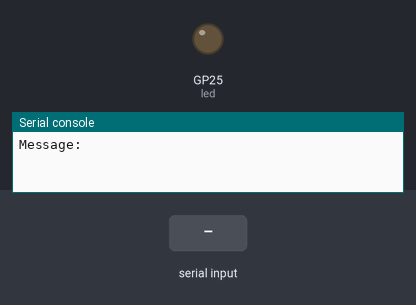
The program below on a simulated Raspberry Pi Pico running MicroPython. Shown: output pins drawn as LEDs (lit = HIGH), the last lines printed to the serial console. The test bench sets the inputs (shaded band).

Above: at 1.2 s.
1.3 s: "a" typed at the serial console, then Enter
At 2.1 s:
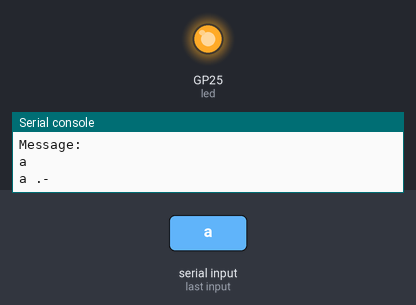
5.3 s: "b" typed at the serial console, then Enter
At 8.7 s:
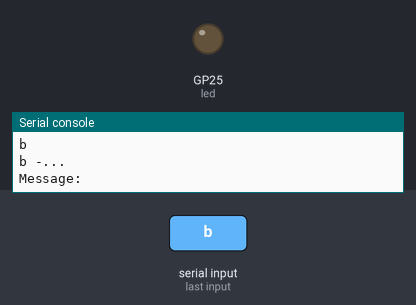
Timing chart, 0 to 10.2 s (numbered marks = the images above; inputs shaded):
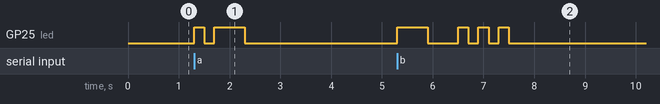

Measured:
- after the input at 1.3 s, GP25 (led): LOW → HIGH at once, → LOW 0.20 s later, → HIGH 0.20 s later, → LOW 0.60 s later
- after the input at 5.3 s, GP25 (led): LOW → HIGH at once, → LOW 0.60 s later, → HIGH 0.60 s later, → LOW 0.20 s later, … (8 changes in this stretch)

The program:

05_05_morse_complete.py
```python
from machine import Pin
from utime import sleep

led = Pin(25, Pin.OUT) # For Pico W change 25 to LED see https://forums.raspberrypi.com/viewtopic.php?t=336836

dot_duration = 0.2
dash_duration = dot_duration * 3
word_gap = dot_duration * 7

durations = {"." : dot_duration, "-" : dash_duration}

codes = {
    "a" : ".-",   "b" : "-...",  "c" : "-.-.",
    "d" : "-..",  "e" : ".",     "f" : "..-.",
    "g" : "--.",  "h" : "....",  "i" : "..",
    "j" : ".---", "k" : "-.-",   "l" : ".-..",
    "m" : "--",   "n" : "-.",    "o" : "---",
    "p" : ".--.", "q" : "--.-",  "r" : ".-.",
    "s" : "...",  "t" : "-",     "u" : "..-",
    "v" : "...-", "w" : ".--",   "x" : "-..-",
    "y" : "-.--", "z" : "--.."
}

def send_pulse(dot_or_dash):
    if dot_or_dash == '.':
        delay = dot_duration
    else:
        delay = dash_duration
    led.on()
    sleep(delay)
    led.off()
    sleep(delay)

def send_morse_for(character):
    if character == ' ':
        sleep(word_gap)
    else:
        dots_n_dashes = codes.get(character.lower())
        if dots_n_dashes:
            print(character + " " + dots_n_dashes)
            for pulse in dots_n_dashes:
                send_pulse(pulse)
            sleep(dash_duration)
        else:
            print("unknown character: " + character)


while True:
    text = input("Message: ")
    for character in text:
        send_morse_for(character)
```
